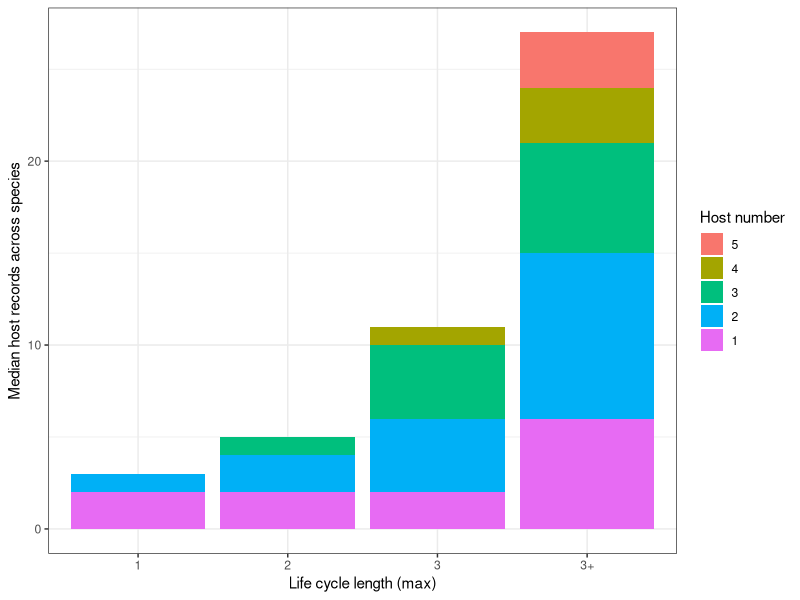
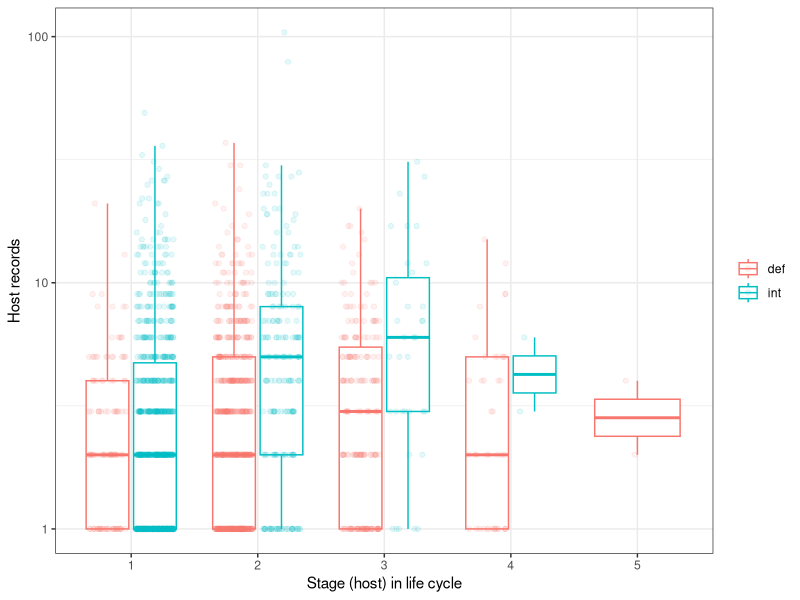
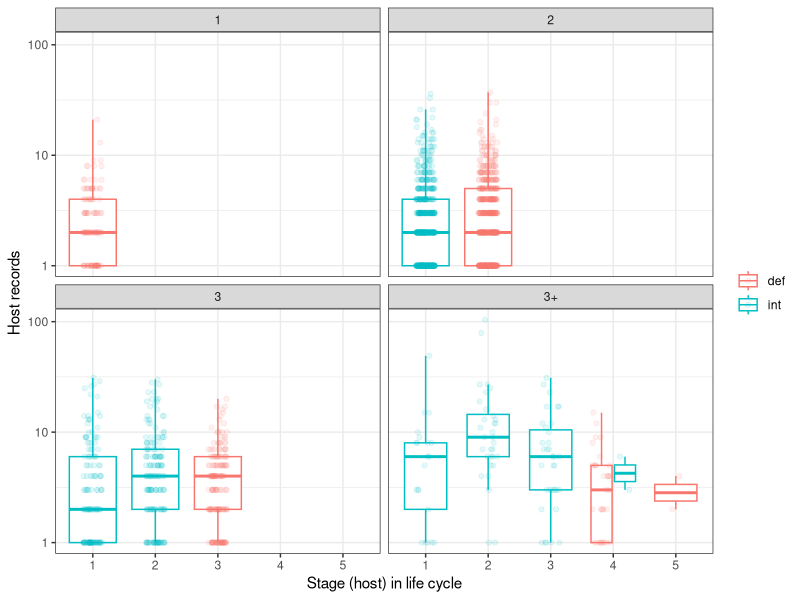
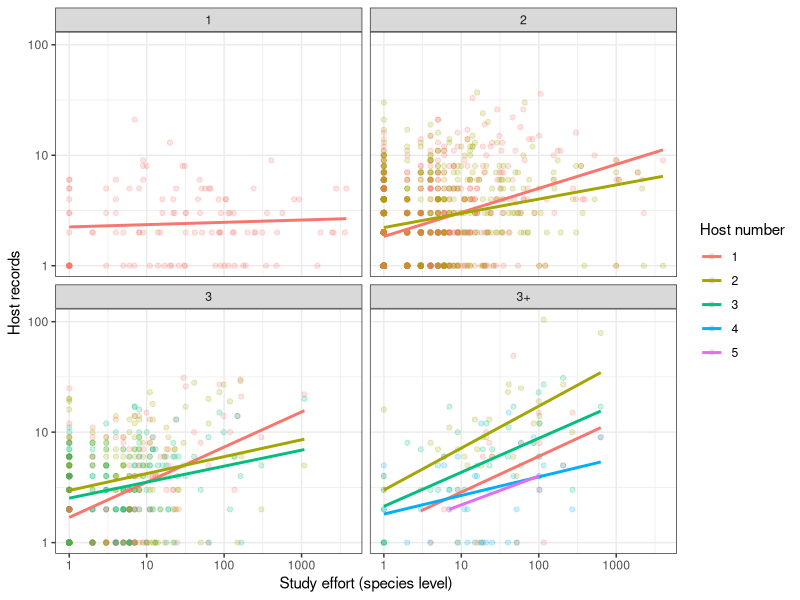

Write the R code that produced these figures, in order. (Note: a time limit stopped this script after it produced the figures.)
## ---- chunk 1
library(ggplot2)
library(dplyr)
library(tidyr)
library(ape)
knitr::opts_chunk$set(echo = FALSE, warning = FALSE, message = FALSE)
options(stringsAsFactors = FALSE)
theme_set(new = theme_bw())
## ---- chunk 2
hosts_per_stage <- read.csv(file = "../../data/stage_level_combined.csv", header = TRUE)
## ---- chunk 3
tax.ranks <- c('genus', 'family', 'order', 'class', 'phylum') # for axis label
## ---- chunk 4
# then average species averages for
hosts_per_cycle_type <- group_by(hosts_per_stage, lcl_max_fac, Host.no)%>%
  summarize(med_num_hosts_lcdb = median(num_hosts_lcdb, na.rm = T))
hosts_per_cycle_type <- mutate(hosts_per_cycle_type, Host.no_fac = factor(Host.no, levels = c("5", "4", "3", "2", "1")))
## ---- chunk 5
ggplot(hosts_per_cycle_type, aes(x = lcl_max_fac, y = med_num_hosts_lcdb, fill = Host.no_fac)) +
  geom_col() + 
  labs(x = "Life cycle length (max)", y = "Median host records across species", fill = "Host number")
## ---- chunk 6
ggplot(hosts_per_stage, aes(x = factor(Host.no), y = num_hosts_lcdb, color = Def.int)) + 
  geom_boxplot(outlier.color = NA) +
  geom_point(alpha = 0.1, position = position_jitterdodge(jitter.width = 0.3, jitter.height = 0)) +
  scale_y_log10() +
  labs(x = "Stage (host) in life cycle", y = "Host records") +
  theme(legend.title = element_blank())
## ---- chunk 7
ggplot(filter(hosts_per_stage, Facultative != 'postcyclic'), # post-cyclic hosts removed
       aes(x = factor(Host.no), y = num_hosts_lcdb, color = Def.int)) + 
  geom_boxplot(outlier.color = NA) +
  geom_point(alpha = 0.1, position = position_jitterdodge(jitter.width = 0.3, jitter.height = 0)) +
  scale_y_log10() +
  labs(x = "Stage (host) in life cycle", y = "Host records") +
  facet_wrap(~lcl_max_fac, nrow = 2)+ 
  theme(legend.title = element_blank())
## ---- chunk 8
ggplot(filter(hosts_per_stage, Facultative != 'postcyclic'),
       aes(x = study_effort+1, y = num_hosts_lcdb, color = factor(Host.no))) + 
  geom_point(alpha = 0.2) + geom_smooth(se = F, method = 'lm') +
  scale_x_log10() + scale_y_log10() +
  facet_wrap(~lcl_max_fac, nrow = 2) +
  labs(x = "Study effort (species level)", y = "Host records", color = "Host number")
## ---- chunk 9
hosts_per_stage <- mutate(hosts_per_stage, Host_no_fac = if_else(Host.no > 4, as.integer(4), Host.no))%>%
  mutate(Host_no_fac = factor(Host_no_fac))
## ---- chunk 10
num_sp_analyzed <- filter(hosts_per_stage, Facultative != 'postcyclic', !is.na(hsi_lcdb_suspcious_rem))
length(unique(num_sp_analyzed$Parasite.species))
## ---- chunk 11
dim(select(num_sp_analyzed, Parasite.species, Stage))[1]
## ---- chunk 12
sum(num_sp_analyzed$num_hosts_suspicious_removed)
## ---- chunk 13
# center log-transformed study effort
hosts_per_stage <- mutate(hosts_per_stage, zstudy_effort = 
                log10(study_effort+1) - mean( log10(study_effort+1), na.rm=T))
# hosts_per_stage <- mutate(hosts_per_stage, zstudy_effort =
#                 log10(study_effort+1) - quantile(log10(study_effort+1), probs = 0.75) )

hosts_per_stage$obs <- factor(1:length(hosts_per_stage$Parasite.species)) # observation level effect for quantifying overdispersion
## ---- chunk 14
library(lme4)
## ---- chunk 15
# # LMM, untransformed y
reg1x <- lmer(num_hosts_suspicious_removed ~ zstudy_effort + Def.int * Host_no_fac +
               (1|Parasite.species) + (1|parasite_genus) + (1|parasite_family) +
               (1|parasite_order) + (1|parasite_class) + (1|parasite_phylum),
            data = filter(hosts_per_stage, Facultative != 'postcyclic', !is.na(hsi_lcdb_suspcious_rem))
            )
# # LMM, transformed y
reg2x <- lmer(log10(num_hosts_suspicious_removed) ~ zstudy_effort + Def.int * Host_no_fac +
               (1|Parasite.species) + (1|parasite_genus) + (1|parasite_family) +
               (1|parasite_order) + (1|parasite_class) + (1|parasite_phylum),
            data = filter(hosts_per_stage, Facultative != 'postcyclic', !is.na(hsi_lcdb_suspcious_rem))
            )
# # GLMM, Poisson
reg3x <- glmer(num_hosts_suspicious_removed ~ zstudy_effort + Def.int * Host_no_fac +
               (1|Parasite.species) + (1|parasite_genus) + (1|parasite_family) +
               (1|parasite_order) + (1|parasite_class) + (1|parasite_phylum),
            data = filter(hosts_per_stage, Facultative != 'postcyclic', !is.na(hsi_lcdb_suspcious_rem)),
            family = 'poisson'
            )
# GLMM, Neg Binom
reg4x <- glmer.nb(num_hosts_suspicious_removed ~ zstudy_effort + Def.int * Host_no_fac +
               (1|Parasite.species) + (1|parasite_genus) + (1|parasite_family) +
               (1|parasite_order) + (1|parasite_class) + (1|parasite_phylum),
            data = filter(hosts_per_stage, Facultative != 'postcyclic', !is.na(hsi_lcdb_suspcious_rem))
            )
# 
# # GLMM, Poiss OD
reg5x <- glmer(num_hosts_suspicious_removed ~ zstudy_effort + Def.int * Host_no_fac +
              (1|Parasite.species) + (1|parasite_genus) + (1|parasite_family) + 
              (1|parasite_order) + (1|parasite_class) + (1|parasite_phylum) +
              (1|obs),
           data = filter(hosts_per_stage, Facultative != 'postcyclic', !is.na(hsi_lcdb_suspcious_rem)),
           family = 'poisson'
           )
## ---- chunk 16
tx <- reg1x@frame
tx2 <- reg2x@frame
tx3 <- reg3x@frame
tx4 <- reg4x@frame
tx$preds <- predict(reg1x)
tx2$preds <- 10^(predict(reg2x))
tx3$preds <- exp(predict(reg3x))
tx4$preds <- exp(predict(reg4x))
tx <- rename(tx, generalism = num_hosts_suspicious_removed)
tx2 <- rename(tx2, generalism = `log10(num_hosts_suspicious_removed)`)
tx3 <- rename(tx3, generalism = num_hosts_suspicious_removed)
tx4 <- rename(tx4, generalism = num_hosts_suspicious_removed)
tx$model <- 'LMM'
tx2$model <- 'LMM, log(Y)'
tx3$model <- 'GLMM, Poisson'
tx4$model <- 'GLMM, NB'
tx2 <- mutate(tx2, generalism = 10^(generalism))
# tx3 <- mutate(tx3, preds = exp(preds))
# tx4 <- mutate(tx4, preds = exp(preds))
# tx5 <- mutate(tx5, preds = exp(preds))

tx <- bind_rows(tx, tx2, tx3, tx4)
rm(tx2, tx3, tx4)
## ---- chunk 17
ggplot(tx, aes(y = preds, x = generalism, color = model)) +
  geom_point(aes(), alpha = 0.1) +
  geom_abline(intercept = 0, slope = 1, linetype = 'dashed', size = 1.5) +
  geom_smooth(se = F) +
  labs(x = "Observed", y = "Predicted")
## ---- chunk 18
ggplot(tx, aes(y = preds, x = generalism, color = model)) +
  geom_point(aes(), alpha = 0.1) +
  geom_abline(intercept = 0, slope = 1, linetype = 'dashed', size = 1.5) +
  geom_smooth(se = F) +
  labs(x = "Observed", y = "Predicted") +
  scale_x_log10(limits = c(1,300), breaks = c(1, 10, 50, 100, 300)) +
  scale_y_log10(limits = c(1,300), breaks = c(1, 10, 50, 100, 300))
## ---- chunk 19
ggplot(tx, aes(y = generalism - preds, x = preds, color = model)) +
  geom_point(aes(), alpha = 0.2) +
  geom_abline(intercept = 0, slope = 0) + 
  facet_wrap(~model) +
  labs(x = "Fitted values", y = "Unstandardized Residuals")
   
## ---- chunk 20
tx_preds <- dplyr::select(tx, Host_no_fac, Def.int, hosts = preds, model)
tx_obs <- filter(tx, model == "LMM")%>%
  dplyr::select(Host_no_fac, Def.int, hosts = generalism, model)
tx_obs$model <- "observed"

txx <- bind_rows(tx_preds, tx_obs)
## ---- chunk 21
ggplot(txx, aes(x = hosts, fill = model)) +
  geom_density() +
  facet_wrap(~model, ncol = 1) 
## ---- chunk 22
ggplot(filter(txx, model == 'observed'),
       aes(x = hosts)) +
  geom_density(color = 'black', size = 2) +
  geom_density(data = filter(txx, model != 'observed'), 
               aes(color = model), size = 1) +
  scale_x_log10() +
  theme(panel.grid.minor = element_blank())
## ---- chunk 23
ggplot(txx, aes(y = hosts, x = Host_no_fac, fill = model)) +
  geom_boxplot(outlier.colour = NA) +
  geom_point(alpha = 0.1, position = position_jitterdodge(jitter.height = 0, jitter.width = 0.05), shape = 21) +
  facet_wrap(~Def.int) +
  scale_y_log10(limits = c(1,100), breaks = c(1, 10, 50, 100)) 
## ---- chunk 24
re <- as.data.frame(ranef(reg1x))
num_re <- length(re$grpvar)

re <- bind_rows(re, 
          as.data.frame(ranef(reg2x)),
          as.data.frame(ranef(reg3x)),
          as.data.frame(ranef(reg4x)))

re$model <- rep(c("LMM", "LMM, log(y)", "GLMM, Poisson", "GLMM, NB"), each = num_re)
## ---- chunk 25
ggplot(filter(re, grpvar == 'parasite_family'),
       aes(x = condval)) + 
  geom_density(aes(color = model), size = 1) +
  facet_wrap(~model, scales = 'free') +
  labs(title = "Random effects - family level", x = "posterior means")
## ---- chunk 26
ggplot(filter(re, grpvar == 'parasite_genus'),
       aes(x = condval)) + 
  geom_density(aes(color = model), size = 1) +
  facet_wrap(~model, scales = 'free') +
  labs(title = "Random effects - genus level", x = "posterior means") 
  # coord_cartesian(xlim = c(-2.5,2.5))
## ---- chunk 27
summary(reg5x)
## ---- chunk 28
anova(reg3x, reg5x)
## ---- chunk 29
r <- residuals(reg3x, type = 'pearson', method = 'predict')
r_df <- 1964-(8+6) # n - parameters in model
cat("Dispersion factor:", as.character( round(sum(r^2)/r_df, 2)))
## ---- chunk 30
rm(r, r_df)
## ---- chunk 31
nd <- select(tx, Def.int, Host_no_fac)%>%arrange(Host_no_fac)%>%distinct()
nd$zstudy_effort <- 0

txy <- data.frame(LMM = predict(reg1x, newdata = nd, re.form = NA),
                  LMM2 = 10^predict(reg2x, newdata = nd, re.form = NA),
                  GLMM = exp(predict(reg3x, newdata = nd, re.form = NA)),
                  GLMM2 = exp(predict(reg4x, newdata = nd, re.form = NA)),
                  GLMMOD = exp(predict(reg5x, newdata = nd, re.form = NA)),
                  Def.int = nd$Def.int, Host_no_fac = nd$Host_no_fac)
txy <- txy%>%gather(key = "model", value = "predicted", LMM:GLMMOD)
## ---- chunk 32
ggplot(filter(hosts_per_stage, Facultative != 'postcyclic'), # post-cyclic hosts removed
       aes(x = Host_no_fac, y = num_hosts_suspicious_removed)) + 
  geom_boxplot(outlier.color = NA) +
  # geom_point(alpha = 0.1, position = position_jitterdodge(jitter.width = 0.3, jitter.height = 0)) +
  scale_y_log10() +
  labs(x = "Stage (host) in life cycle", y = "Host records") +
  facet_grid(~Def.int, space = 'free', scales = 'free_x') +
  theme(legend.title = element_blank()) +
  geom_point(data = filter(txy, grepl('GLMM', model)), 
            aes(color = model, x = Host_no_fac, y = predicted), 
            alpha = 1, size = 2,
            position = position_dodge()) +

  scale_color_discrete(labels = c("Poisson", "Neg. Binom.", "Poisson, OD")) +
  guides(size = FALSE) +
  theme(panel.grid.minor = element_blank(),
        panel.grid.major.x = element_blank())

## ---- chunk 33
# # can re-run GLMER models if needed, e.g to do likelihood ratio tests
reg0f <- glmer(num_hosts_suspicious_removed ~ 1 + (1|obs),
            data = filter(hosts_per_stage, Facultative != 'postcyclic', !is.na(hsi_lcdb_suspcious_rem)),
            REML=T,
            family = 'poisson'
            )
reg1f <- update(reg0f, . ~ . + (1|Parasite.species) ) # add within-species RE
reg2f <- update(reg1f, . ~ . + (1|parasite_genus) + (1|parasite_family) + (1|parasite_order) + (1|parasite_class) + (1|parasite_phylum)) # add taxonomy
reg3f <- update(reg2f, . ~ . + zstudy_effort) # add study effort (species level predictor)
reg4f <- update(reg3f, . ~ . + Def.int) # distinguish adults and larvae
reg5f <- update(reg4f, . ~ . + Host_no_fac) # distinguish worms in 1st, 2nd host, etc.
reg6f <- update(reg5f, . ~ . + Host_no_fac*Def.int) # distinguish adults in 1st, 2nd host from larvae in 1st, 2nd host, etc.
## ---- chunk 34
anova(reg0f, reg1f, reg2f, reg3f, reg4f, reg5f, reg6f)
## ---- chunk 35
summary(reg6f)
## ---- chunk 36
## function to calculate r2 for GLMER models
b0 <- fixef(reg2f)
varD <- log(1 + 1/exp(b0)) # distribution specific variance
rm(b0)

r2_glmm_tax <- function(model) {
  # take in compound poisson mixed model, return marginal and conditional R2, ala Nakagawa et al. 2017
  # marginal r2 is just fixed effects
  # condition r2 is fixed and rand effects combined
  
  # model call
  call <- as.character(model@call)[2]

  # parameter estimates and df
  fixed_param <- fixef(model)
  df <- length(fixed_param) - 1

  # variance due to fixed effects
  pred <- as.vector(model.matrix(model) %*% fixed_param) # predicteds on basis of just fixed effects
  varF <- var(pred)


  # variance due to rand effects
  vc <- as.data.frame(VarCorr(model))
  varE <- filter(vc, grp == "obs")$vcov # residual var
  vc <- filter(vc, grp != "obs")
  varR <- sum(vc$vcov) # random effect var
  varSp <- filter(vc, grp == "Parasite.species")$vcov

  # marginal r2
  mr2 <- varF/(varF + varR + varE + varD)

  # conditional r2
  cr2 <- (varF + varR)/(varF + varR + varE + varD)
  # within-species variation
  if(length(varSp) == 1) {
    vsp <- varSp/(varF + varR + varE + varD)
    } else {
      vsp <- 0
    }

  # output
  out_frame <- data_frame(call = call, df = df, marg_r2 = round(mr2, 3), cond_r2 = round(cr2,3), sp_var_explained = round(vsp,3))
  return(out_frame)
}
## ---- chunk 37
mod_list <- list(reg1f, reg2f, reg3f, reg4f, reg5f, reg6f)
if(exists("r2_table")){rm(r2_table)}
i <- 1
for(model in mod_list){
  if(i == 1){
    r2_table <- r2_glmm_tax(model)
  } else {
    r2_table <- rbind(r2_table, r2_glmm_tax(model))
  }
  i <- i + 1
}


r2_table <- mutate(r2_table, tax_var_explained = cond_r2 - marg_r2, df_used = df - lag(df))
r2_table$step <- c("within-species", "taxonomy", "study effort", "stage function", "host number", "stage x host num")
r2_table <- dplyr::select(r2_table, step, df_used, marg_r2, cond_r2, sp_var_explained, tax_var_explained)
r2_table
## ---- chunk 38
# parameter estimates and df
fixed_param <- fixef(reg6f)
df <- length(fixed_param) - 1

# variance due to fixed effects
pred <- as.vector(model.matrix(reg6f) %*% fixed_param) # predicteds on basis of just fixed effects
varF <- var(pred)


# variance due to rand effects
vc <- as.data.frame(VarCorr(reg6f))
varE <- filter(vc, grp == "obs")$vcov # residual var
vc <- filter(vc, grp != "Residual")
varR <- sum(vc$vcov) # random effect var

vc$fixed <- varF
vc$resid <- varE + varD
vc$rand <- varR

vc <- filter(vc, grp != 'obs')%>%
  mutate(prop_explained = vcov/(fixed + resid + rand))
vc$tax_level <- factor(c('species', tax.ranks), levels = c('species', tax.ranks))
ggplot(vc, aes(x = tax_level, y = prop_explained)) +
  geom_point() +
  labs(x = "Parasite taxonomic level", y = "Proportion variance explained")
## ---- chunk 39
# forwards taxa
reg0t <- glmer(num_hosts_suspicious_removed ~ zstudy_effort + Def.int * Host_no_fac + (1|obs) + (1|Parasite.species),
            data = filter(hosts_per_stage, Facultative != 'postcyclic', !is.na(hsi_lcdb_suspcious_rem)),
            REML=T,
            family = 'poisson'
            )
reg1t <- update(reg0t, . ~ . + (1|parasite_genus))
reg2t <- update(reg1t, . ~ . + (1|parasite_family))
reg3t <- update(reg2t, . ~ . + (1|parasite_order))
reg4t <- update(reg3t, . ~ . + (1|parasite_class))
reg5t <- update(reg4t, . ~ . + (1|parasite_phylum))

# anova(reg0t, reg1t, reg2t, reg3t, reg4t, reg5t)

mod_list <- list(reg0t, reg1t, reg2t, reg3t, reg4t, reg5t)
if(exists("r2_table")){rm(r2_table)}
i <- 1
for(model in mod_list){
  if(i == 1){
    r2_table <- r2_glmm_tax(model)
  } else {
    r2_table <- rbind(r2_table, r2_glmm_tax(model))
  }
  i <- i + 1
}

r2_tablex <- mutate(r2_table, tax_var_explained = cond_r2 - marg_r2, df_used = df - lag(df))
r2_tablex$step <- c("species", "genus", "family","order", "class", "phylum")
r2_tablex <- dplyr::select(r2_tablex, step, df_used, marg_r2, cond_r2, tax_var_explained)
r2_tablex

## ---- chunk 40
# backwards taxa
reg0t <- glmer(num_hosts_suspicious_removed ~ zstudy_effort + Def.int * Host_no_fac + (1|obs) + (1|parasite_phylum),
            data = filter(hosts_per_stage, Facultative != 'postcyclic', !is.na(hsi_lcdb_suspcious_rem)),
            REML=T,
            family = 'poisson'
            )
reg1t <- update(reg0t, . ~ . + (1|parasite_class))
reg2t <- update(reg1t, . ~ . + (1|parasite_order))
reg3t <- update(reg2t, . ~ . + (1|parasite_family))
reg4t <- update(reg3t, . ~ . + (1|parasite_genus))
reg5t <- update(reg4t, . ~ . + (1|Parasite.species))
# anova(reg0t, reg1t, reg2t, reg3t, reg4t, reg5t)

mod_list <- list(reg0t, reg1t, reg2t, reg3t, reg4t, reg5t)
if(exists("r2_table")){rm(r2_table)}
i <- 1
for(model in mod_list){
  if(i == 1){
    r2_table <- r2_glmm_tax(model)
  } else {
    r2_table <- rbind(r2_table, r2_glmm_tax(model))
  }
  i <- i + 1
}

r2_tabley <- mutate(r2_table, tax_var_explained = cond_r2 - marg_r2, df_used = df - lag(df))
r2_tabley$step <- rev(c("species", "genus", "family","order", "class", "phylum"))
r2_tabley <- dplyr::select(r2_tabley, step, df_used, marg_r2, cond_r2, tax_var_explained)
r2_tabley
## ---- chunk 41
r2_tablex$approach <- 'up taxonomic tree'
r2_tabley$approach <- 'down taxonomic tree'
r2_tablex$levels <- 1:6
r2_tabley$levels <- 1:6
r2_tax <- bind_rows(r2_tablex, r2_tabley)

r2_tax <- mutate(r2_tax, label_pos = if_else(approach == "up taxonomic tree", tax_var_explained + 0.01, tax_var_explained - 0.01))

## ---- chunk 42
syc <- ggplot(r2_tax, aes(x = levels, y = tax_var_explained, color = approach)) +
  geom_path() +
  geom_label(aes(label = step)) +
  labs(x = "Taxonomic levels in model", y = "Proportion of variation explained by taxonomy", title = "Stage-level, number of host species") +
  scale_x_continuous(expand = expand_scale(mult = 0, add = 0.5)) +
  theme(panel.grid.minor = element_blank()) +
  guides(color = FALSE)
syc
# ggsave(syc, filename = "../../figs/FigS9c.png", device = 'png', width = 4.5, height = 4.5)
ggsave(syc, filename = "../../figs/FigS9c.svg", device = 'svg', width = 4.5, height = 4.5)
## ---- chunk 43
rx <- ranef(reg5f)$parasite_family
names(rx) <- 're'
rx$family <- row.names(rx)
# qplot(rx$re)
## ---- chunk 44
rx <- arrange(rx, desc(re))
rx <- mutate(rx, re_quantile = if_else(re > quantile(re, probs = 0.9), "top 10%", 
                                       if_else(re < quantile(re, probs = 0.1), "bottom 10%", "middle 80%")))
filter(rx, re_quantile == "top 10%")%>%
  arrange(desc(re))%>%
  left_join(select(hosts_per_stage, parasite_family, parasite_phylum)%>%distinct(), 
            by = c('family' = 'parasite_family'))
## ---- chunk 45
filter(rx, re_quantile == "bottom 10%")%>%
  arrange(re)%>%
  left_join(select(hosts_per_stage, parasite_family, parasite_phylum)%>%distinct(), 
            by = c('family' = 'parasite_family'))
## ---- chunk 46
top_ten <- filter(rx, re_quantile == "top 10%")$family
bot_ten <- filter(rx, re_quantile == "bottom 10%")$family

hosts_per_stage <- mutate(hosts_per_stage, tax_eff = if_else(parasite_family %in% top_ten, "in top 10% family", 
                                     if_else(parasite_family %in% bot_ten, "in bottom 10% family", "in mid 80% family")))
## ---- chunk 47
ggplot(hosts_per_stage, aes(y = num_hosts_suspicious_removed, x = Host_no_fac)) +
  geom_boxplot(outlier.color = NA) +
  geom_point(aes(color = tax_eff, alpha = tax_eff),
             position = position_jitter(width = 0.2, height = 0)) +
  scale_alpha_manual(values = c(0.8,0.1,0.8)) +
  scale_y_log10() +
  facet_wrap(~Def.int)+
  labs(x = "Life cycle length (max)", y = "Host range (LCDB + NHM)")
## ---- chunk 48
 ggplot( filter(hosts_per_stage, tax_eff != 'in mid 80% family')%>%
          mutate(parasite_family = factor(parasite_family, levels = rx$family)),
        aes(x = parasite_family, y = num_hosts_suspicious_removed, color = tax_eff)) +
  geom_boxplot() +
  scale_y_log10() +
  labs(x = NULL, y = "Host species per stage", color = NULL) +
  coord_flip() 
## ---- chunk 49
# predictions
hps2 <- filter(hosts_per_stage, Facultative != 'postcyclic', !is.na(hsi_lcdb_suspcious_rem))
hps2$best_mod_preds <- exp(predict(reg5f, re.form = NA)) # add preds from best model
fam_exp <- hps2%>%group_by(parasite_family, Host_no_fac)%>%
  summarize(observed = median(num_hosts_suspicious_removed, na.rm = T),
            predicted = median(best_mod_preds, na.rm = T),
            n = n())
fam_exp <- mutate(fam_exp, tax_eff = if_else(parasite_family %in% top_ten, "in top 10% family", 
                                     if_else(parasite_family %in% bot_ten, "in bottom 10% family", "in mid 80% family")))%>%
  mutate(fam_resid = observed - predicted)

fam_exp <- gather(fam_exp, key = "obs_pred", value = "hosts", observed:predicted)
## ---- chunk 50
ggplot(filter(hosts_per_stage, parasite_family %in% rx$family[1:12], Facultative != 'postcyclic')%>%
          mutate(parasite_family = factor(parasite_family, levels = rx$family)),
       aes(x = Host_no_fac, y = num_hosts_suspicious_removed)) +
  geom_boxplot() +
  geom_point(data = ungroup(fam_exp)%>%
               filter(parasite_family %in% rx$family[1:12], obs_pred == 'predicted')%>%
               mutate(parasite_family = factor(parasite_family, levels = rx$family)),
             aes(x = Host_no_fac, y = hosts, color = obs_pred),
             color = 'red', size = 2) +
  scale_y_log10() +
  labs(x = "Host in cycle", y = "Host species per stage", title = "Generalist families") +
  facet_wrap(~parasite_family)
## ---- chunk 51
sx <- ggplot(filter(hosts_per_stage, parasite_family %in% rx$family[1:12], Facultative != 'postcyclic')%>%
          mutate(parasite_family = factor(parasite_family, levels = rx$family)),
       aes(x = Host_no_fac, y = num_hosts_suspicious_removed)) +
  geom_boxplot() +
  geom_point(data = ungroup(fam_exp)%>%
               filter(parasite_family %in% rx$family[1:12], obs_pred == 'predicted')%>%
               mutate(parasite_family = factor(parasite_family, levels = rx$family)),
             aes(x = Host_no_fac, y = hosts, color = obs_pred),
             color = 'red', size = 2) +
  scale_y_log10() +
  labs(x = "Host in cycle", y = "Host species per stage") +
  facet_wrap(~parasite_family) +
  theme(panel.grid.minor = element_blank(),
        panel.grid.major.x = element_blank())
ggsave(sx, filename = "../../figs/FigS10.png", device = 'png', width = 7, height = 7)
## ---- chunk 52
rx <- arrange(rx, re)
ggplot(filter(hosts_per_stage, parasite_family %in% rx$family[1:12], Facultative != 'postcyclic')%>%
          mutate(parasite_family = factor(parasite_family, levels = rx$family)),
       aes(x = Host_no_fac, y = num_hosts_suspicious_removed)) +
  geom_boxplot() +
  geom_point(data = ungroup(fam_exp)%>%
               filter(parasite_family %in% rx$family[1:12], obs_pred == 'predicted')%>%
               mutate(parasite_family = factor(parasite_family, levels = rx$family)),
             aes(x = Host_no_fac, y = hosts, color = obs_pred),
             color = 'red', size = 2) +
  scale_y_log10() +
  labs(x = "Host in cycle", y = "Host species per stage", title = "Specialist families") +
  facet_wrap(~parasite_family)
## ---- chunk 53
hosts_per_stage <- mutate(hosts_per_stage, stagex = paste0(Host_no_fac,"_", Def.int))%>%
  mutate(stagex_fam1 = paste0(parasite_family, "_", Host_no_fac), # stage = fam x host number
         stagex_fam2 = paste0(parasite_family, "_", stagex)) # stage = fam x host number x def_int
## ---- chunk 54
# reg7f <- update(reg6f, . ~ . + (1|stagex_fam1) - (1|parasite_family)) # does allowing a stage x parasite fam interaction improve model?
reg7f <- update(reg6f, . ~ . + (1|stagex_fam2) - (1|parasite_family)) # does allowing a stage x parasite fam interaction improve model?
anova(reg6f, reg7f)
## ---- chunk 55
mod_list <- list(reg1f, reg2f, reg3f, reg4f, reg5f, reg6f, reg7f)
if(exists("r2_table")){rm(r2_table)}
i <- 1
for(model in mod_list){
  if(i == 1){
    r2_table <- r2_glmm_tax(model)
  } else {
    r2_table <- rbind(r2_table, r2_glmm_tax(model))
  }
  i <- i + 1
}

r2_table <- mutate(r2_table, tax_var_explained = cond_r2 - marg_r2, df_used = df - lag(df))
r2_table$step <- c("within-species", "taxonomy", "study effort", "stage function", "host number", "stage x host num", "stage x parasite family")
r2_table <- dplyr::select(r2_table, step, df_used, marg_r2, cond_r2, tax_var_explained)
r2_table
## ---- chunk 56
fixed_param <- fixef(reg7f)
df <- length(fixed_param) - 1

# variance due to fixed effects
pred <- as.vector(model.matrix(reg7f) %*% fixed_param) # predicteds on basis of just fixed effects
varF <- var(pred)


# variance due to rand effects
vc <- as.data.frame(VarCorr(reg7f))
varE <- filter(vc, grp == "obs")$vcov # residual var
vc <- filter(vc, grp != "Residual")
varR <- sum(vc$vcov) # random effect var

vc$fixed <- varF
vc$resid <- varE + varD
vc$rand <- varR

vc <- filter(vc, grp != 'obs')%>%
  mutate(prop_explained = vcov/(fixed + resid + rand))
vc$tax_level <- factor(c('species', tax.ranks), levels = c('species', tax.ranks))
ggplot(vc, aes(x = tax_level, y = prop_explained)) +
  geom_point() +
  labs(x = "Parasite taxonomic level", y = "Proportion variance explained")
## ---- chunk 57
summary(reg7f)
## ---- chunk 58
fx <- data.frame(fe1 = fixef(reg6f), fe2 = fixef(reg7f), param = names(fixef(reg1x)))
ggplot(fx, aes(x = fe1, y = fe2)) + 
  geom_point() +
  geom_text(aes(label = param)) +
  geom_smooth(method = lm, se = F) +
  # geom_abline(intercept = 0, slope = 1, linetype = 'dashed') +
  labs(x = "Fixed effx, taxonomic random effects", y = "Fixed effx, stage x taxonomy interaction")
## ---- chunk 59
rx <- ranef(reg7f)$stagex_fam
names(rx) <- 're'
rx$family <- row.names(rx)
# qplot(rx$re)
## ---- chunk 60
rx <- arrange(rx, desc(re))
rx <- mutate(rx, re_quantile = if_else(re > quantile(re, probs = 0.9), "top 10%", 
                                       if_else(re < quantile(re, probs = 0.1), "bottom 10%", "middle 80%")))
filter(rx, re_quantile == "top 10%")%>%
  arrange(desc(re))
## ---- chunk 61
filter(rx, re_quantile == "bottom 10%")%>%
  arrange(re)
## ---- chunk 62
rxx <- mutate(rx, Family = substr(family, start = 1, stop = regexpr("_", family)-1),
              Host_number = substr(family, start = regexpr("_", family)+1, stop = regexpr("_", family)+1),
              DI = substr(family, start = regexpr("_", family)+3, stop = nchar(family)),
              re = round(re, 3))
rxx <- mutate(rxx, Stage = if_else(DI == 'int', paste(Host_number, "(I)"), paste(Host_number, "(D)")))
rxx <- select(rxx, Family, Stage, Random_effect = re)
write.csv(rxx, file = "generalist_stages_host_range_TableS2.csv", row.names = FALSE)
## ---- chunk 63
prev_stage <- select(hosts_per_stage, Parasite.species, Host.no, prev_hosts = num_hosts_suspicious_removed)%>%
  mutate(Host.no = Host.no + 1)
hosts_per_stage <- left_join(hosts_per_stage, prev_stage)
## ---- chunk 64
length(filter(hosts_per_stage, Facultative != 'postcyclic', !is.na(hsi_lcdb_suspcious_rem), !is.na(prev_hosts) )$Parasite.species)
## ---- chunk 65
# # can re-run GLMER models if needed, e.g to do likelihood ratio tests
reg0f <- glmer(num_hosts_suspicious_removed ~ 1 + (1|obs),
            data = filter(hosts_per_stage, Facultative != 'postcyclic', !is.na(hsi_lcdb_suspcious_rem), !is.na(prev_hosts) ),
            family = 'poisson'
            )
reg1f <- update(reg0f, . ~ . + (1|Parasite.species) ) # add within-species RE
reg2f <- update(reg1f, . ~ . + (1|parasite_genus) + (1|parasite_family) + (1|parasite_order) + (1|parasite_class) + (1|parasite_phylum)) # add taxonomy
reg3f <- update(reg2f, . ~ . + zstudy_effort) # add study effort (species level predictor)
reg4f <- update(reg3f, . ~ . + Def.int) # distinguish adults and larvae
reg5f <- update(reg4f, . ~ . + Host_no_fac) # distinguish worms in 1st, 2nd host, etc.
reg6f <- update(reg5f, . ~ . + Host_no_fac*Def.int) # distinguish adults in 1st, 2nd host from larvae in 1st, 2nd host, etc.
reg7f <- update(reg6f, . ~ . + log(prev_hosts))
reg8f <- update(reg7f, . ~ . + log(prev_hosts)*Host_no_fac)
reg9f <- update(reg8f, . ~ . + log(prev_hosts)*Host_no_fac*Def.int)
## ---- chunk 66
anova(reg0f, reg1f, reg2f, reg3f, reg4f, reg5f, reg6f)
## ---- chunk 67
summary(reg7f)
## ---- chunk 68
anova(reg6f, reg7f, reg8f, reg9f)
## ---- chunk 69
anova(reg6f, reg9f)
## ---- chunk 70
mod_list <- list(reg1f, reg2f, reg3f, reg4f, reg5f, reg6f, reg7f, reg8f, reg9f)
if(exists("r2_table")){rm(r2_table)}
i <- 1
for(model in mod_list){
  if(i == 1){
    r2_table <- r2_glmm_tax(model)
  } else {
    r2_table <- rbind(r2_table, r2_glmm_tax(model))
  }
  i <- i + 1
}


r2_table <- mutate(r2_table, tax_var_explained = cond_r2 - marg_r2, df_used = df - lag(df))
r2_table$step <- c("within-species", "taxonomy", "study effort", "stage function", "host number", "stage x host num",
                   "previous stage generalism", "previous stage x host number", "previous stage x host number x stage function")
r2_table <- dplyr::select(r2_table, step, df_used, marg_r2, cond_r2, sp_var_explained, tax_var_explained)
r2_table
## ---- chunk 71
nd <- expand.grid(prev_hosts = seq(min(hosts_per_stage$num_hosts_suspicious_removed, na.rm = T),
                                   max(hosts_per_stage$num_hosts_suspicious_removed, na.rm = T), by = 1),
                  Host_no_fac = unique(hosts_per_stage$Host_no_fac)[-1], 
                  Def.int = unique(hosts_per_stage$Def.int))
nd$zstudy_effort <- 0
nd$preds <- exp(predict(reg9f, newdata = nd, re.form = NA))
## ---- chunk 72
# group_by(hosts_per_stage, Host_no_fac, Def.int)%>%
#   filter(!is.na(prev_hosts))%>%
#   summarize(min_hr = min(prev_hosts, na.rm = T), max_hr = max(prev_hosts, na.rm = T))

# filter to just those values in observed data
nd <- filter(nd,
             !(Host_no_fac == "2" & Def.int == 'def' & prev_hosts > 36), 
             !(Host_no_fac == "2" & Def.int == 'int' & prev_hosts > 49), 
             !(Host_no_fac == "3" & Def.int == 'def' & prev_hosts > 30), 
             !(Host_no_fac == "3" & Def.int == 'int' & prev_hosts > 104), 
             !(Host_no_fac == "4" & Def.int == 'def' & prev_hosts > 31), 
             !(Host_no_fac == "4" & Def.int == 'int' & prev_hosts < 17),
             !(Host_no_fac == "4" & Def.int == 'int' & prev_hosts > 23)
             )
## ---- chunk 73
f3a <- ggplot(filter(hosts_per_stage, Facultative != 'postcyclic', !is.na(hsi_lcdb_suspcious_rem), !is.na(prev_hosts) ),
              aes(x = prev_hosts, y = num_hosts_suspicious_removed, color = Def.int)) + 
  geom_point(alpha = 0.2, aes(size = study_effort)) +
  scale_x_log10(breaks = c(1, 2, 5, 10, 25, 50, 100)) + 
  scale_y_log10(breaks = c(1, 2, 5, 10, 25, 50, 100)) +
  scale_color_brewer(type = "qual", palette = "Set2") +
  labs(x = "Number of host species, stage n", y = "Number of host species, stage n+1") +
  theme(panel.grid.minor = element_blank()) +
  guides(size = FALSE) +
  # geom_text(data = filter(hs_nlong, step == "1st to 2nd", ns1 == min(hs_nlong$ns1), ns2 == max(hs_nlong$ns2)), label = "(a)") +
  facet_wrap(~Host_no_fac) +
  geom_line(data = nd, aes(x = prev_hosts, y = preds, color = Def.int), 
            linetype = 'dashed')
f3a
